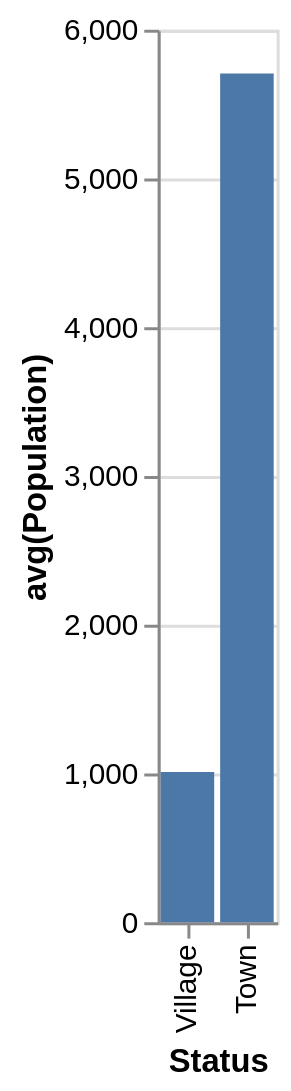

Vega-Lite specification for this chart:
### Vega-Lite specification from a JSON file in a GitHub repository (floating-point values rounded to 4 significant figures)
{"data": {"values": [{"x_data": "Village", "y_data": 1010.0}, {"x_data": "Town", "y_data": 5706}]}, "mark": "bar", "encoding": {"x": {"field": "x_data", "type": "nominal", "title": "Status", "sort": {"op": "sum", "field": "y_data", "order": "ascending"}}, "y": {"field": "y_data", "type": "quantitative", "title": "avg(Population)"}}}
